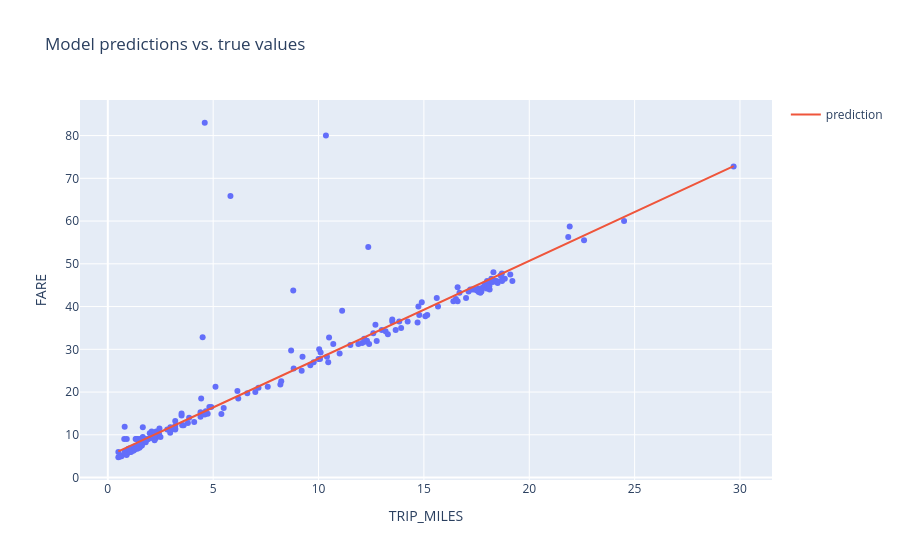

Notebook cell for this chart:
### Code cell
# Experiment 1 (Train a model with single features)
settings_1 = ml_edu.experiment.ExperimentSettings(
    learning_rate=0.001,
    number_epochs=20,
    batch_size=50,
    input_features=['TRIP_MILES']
)

metrics = [keras.metrics.RootMeanSquaredError(name='rmse')]

model_1 = create_model(settings_1, metrics)

experiment_1 = train_model('one_feature', model_1, training_df, 'FARE', settings_1)

ml_edu.results.plot_experiment_metrics(experiment_1, ['rmse'])
ml_edu.results.plot_model_predictions(experiment_1, training_df, 'FARE')

### Figure 1 — Plotly figure (JSON) as saved in the notebook; plotly's stock layout.template omitted (floating-point values rounded to 4 significant figures; data arrays with more than 128 entries replaced by an {"elided": "..."} marker saying what was removed)
{"data": [{"hovertemplate": "TRIP_MILES=%{x}<br>FARE=%{y}<extra></extra>", "legendgroup": "", "marker": {"color": "#636efa", "symbol": "circle"}, "mode": "markers", "name": "", "orientation": "v", "showlegend": false, "type": "scatter", "x": {"elided": "200 float values"}, "xaxis": "x", "y": {"elided": "200 float values"}, "yaxis": "y"}, {"mode": "lines", "name": "prediction", "type": "scatter", "x": {"elided": "200 float values"}, "y": {"elided": "200 float values"}}], "layout": {"legend": {"tracegroupgap": 0}, "title": {"text": "Model predictions vs. true values"}, "xaxis": {"anchor": "y", "domain": [0, 1], "title": {"text": "TRIP_MILES"}}, "yaxis": {"anchor": "x", "domain": [0, 1], "title": {"text": "FARE"}}}}
